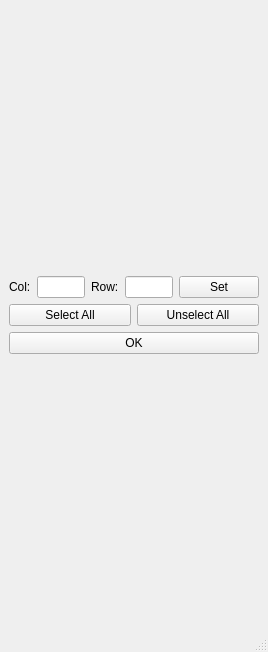
<?xml version="1.0" encoding="UTF-8"?>
<ui version="4.0">
 <class>MainWindow</class>
 <widget class="QMainWindow" name="MainWindow">
  <property name="geometry">
   <rect>
    <x>0</x>
    <y>0</y>
    <width>268</width>
    <height>652</height>
   </rect>
  </property>
  <property name="windowTitle">
   <string>MainWindow</string>
  </property>
  <widget class="QWidget" name="centralwidget">
   <layout class="QVBoxLayout" name="verticalLayout">
    <item>
     <layout class="QVBoxLayout" name="verticalLayout_3" stretch="0,0,0,10">
      <item>
       <layout class="QHBoxLayout" name="horizontalLayout">
        <item>
         <widget class="QLabel" name="label">
          <property name="text">
           <string>Col:</string>
          </property>
         </widget>
        </item>
        <item>
         <widget class="QLineEdit" name="Led_Col"/>
        </item>
        <item>
         <widget class="QLabel" name="label_2">
          <property name="text">
           <string>Row:</string>
          </property>
         </widget>
        </item>
        <item>
         <widget class="QLineEdit" name="Led_Row"/>
        </item>
        <item>
         <widget class="QPushButton" name="Btn_Set">
          <property name="text">
           <string>Set</string>
          </property>
         </widget>
        </item>
       </layout>
      </item>
      <item>
       <layout class="QHBoxLayout" name="horizontalLayout_3">
        <item>
         <widget class="QPushButton" name="Btn_selectall">
          <property name="text">
           <string>Select All</string>
          </property>
         </widget>
        </item>
        <item>
         <widget class="QPushButton" name="Btn_unselectall">
          <property name="text">
           <string>Unselect All</string>
          </property>
          <property name="checkable">
           <bool>false</bool>
          </property>
         </widget>
        </item>
       </layout>
      </item>
      <item>
       <layout class="QHBoxLayout" name="T_TOP">
        <item>
         <layout class="QVBoxLayout" name="T_Left"/>
        </item>
        <item>
         <layout class="QVBoxLayout" name="TRight"/>
        </item>
       </layout>
      </item>
      <item>
       <widget class="QPushButton" name="Btn_ok">
        <property name="text">
         <string>OK</string>
        </property>
       </widget>
      </item>
     </layout>
    </item>
   </layout>
  </widget>
  <widget class="QStatusBar" name="statusbar"/>
 </widget>
 <resources/>
 <connections/>
</ui>
